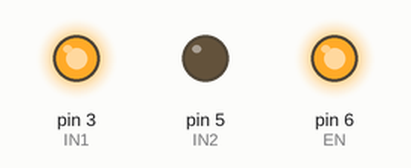
Recording of a sketch running on a simulated Arduino Uno, built with avr-gcc and run on an emulated ATmega328P. Parts: output pins drawn as LEDs (lit = HIGH).

Above: at 0.1 s.
Timing chart, 0 to 1.6 s (numbered marks = the images above):
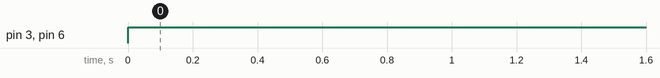

Measured:
- by itself, pin 3 (IN1), pin 6 (EN): LOW → HIGH at 0.00 s

The sketch:

amazing_blad1.ino
```cpp
int IN1 = 3;
int IN2 = 5;
int EN = 6;

void setup()
{
 	pinMode(IN1, OUTPUT);
	pinMode(IN2, OUTPUT);

}

void loop()
{
	digitalWrite(IN1, HIGH);
	digitalWrite(IN2, LOW);
	analogWrite(EN, 255);
}
```
